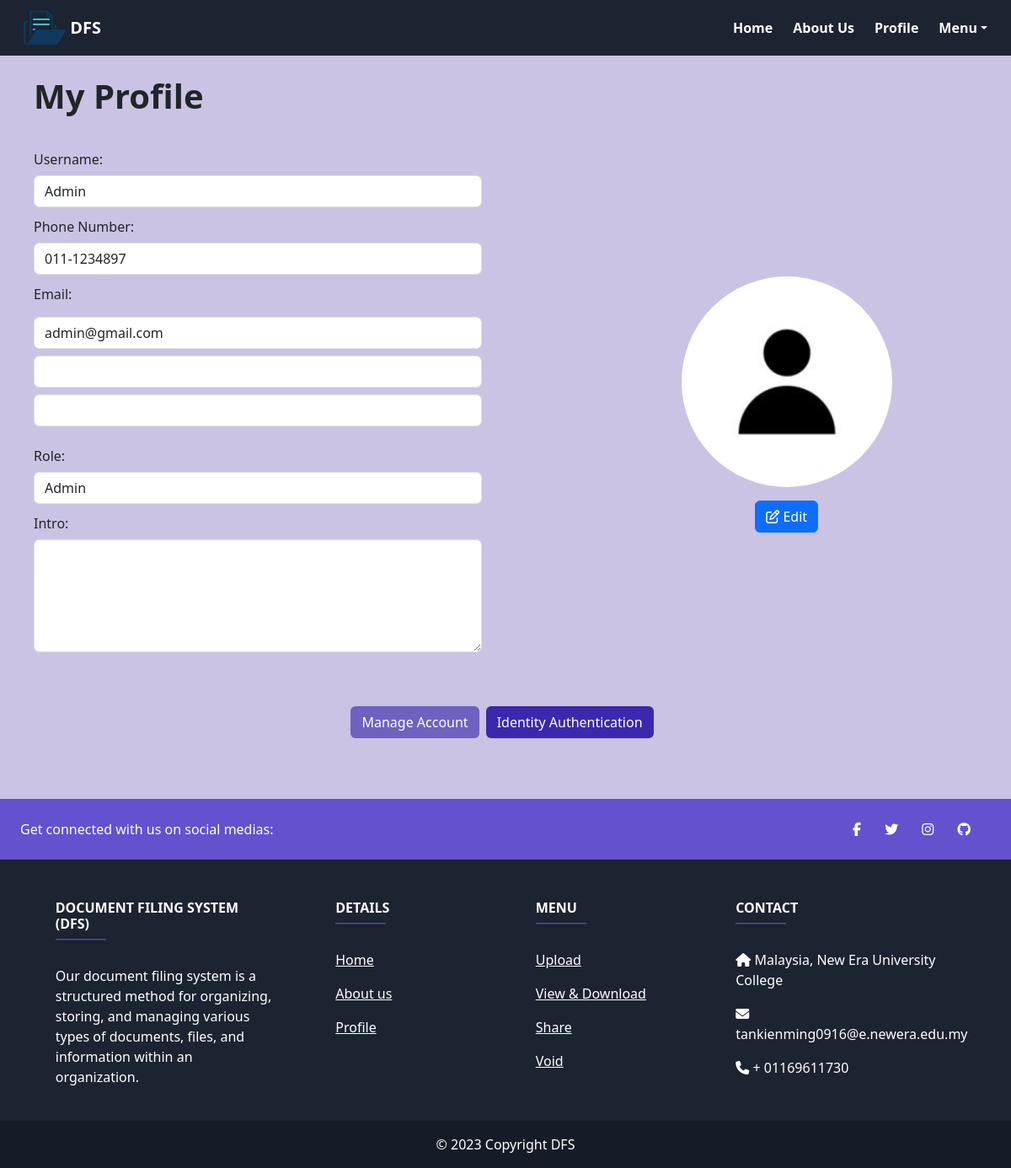
The app's page /profile.php (signed in) with its own data.
### tables this page shows
CREATE TABLE IF NOT EXISTS `users` (
  `User_ID` int NOT NULL AUTO_INCREMENT,
  `username` varchar(50) NOT NULL,
  `email` varchar(100) NOT NULL,
  `linked_email_1` varchar(100) NOT NULL,
  `linked_email_2` varchar(100) NOT NULL,
  `phone_number` varchar(20) NOT NULL,
  `password` varchar(200) NOT NULL,
  `role` varchar(20) NOT NULL DEFAULT 'Recipient',
  `bio` varchar(100) NOT NULL,
  `profile_image` varchar(200) NOT NULL DEFAULT 'No profile',
  PRIMARY KEY (`User_ID`),
  UNIQUE KEY `username` (`username`,`email`)
);

### profile.php (the view, shortened to what this page needs)
<!DOCTYPE html>
<html lang="en">
<head>
    <link rel="stylesheet" href="css/style.css">
    <link rel="stylesheet" href="css/register.css">
    <link href="https://cdn.jsdelivr.net/npm/bootstrap@5.3.1/dist/css/bootstrap.min.css" rel="stylesheet">
</head>
<body>
    <?php
    include "menu/navbar.php";
    ?>
    <div class="container-fluid p-4" style="background-color:#CBC3E3">
        <div class="page-header">
            <h1 class="p-3 pt-0"><strong>My Profile</strong></h1>
        </div>
        <?php
        include 'config/database.php';
        $editMode = false;
        $query = "SELECT * FROM users WHERE User_ID = ?";
        $stmt = $con->prepare($query);
        $stmt->bindParam(1, $_SESSION['User_ID']);
        $stmt->execute();
        $userProfile = $stmt->fetch(PDO::FETCH_ASSOC);
        ?>
        <form action="<?php echo htmlspecialchars($_SERVER["PHP_SELF"]); ?>" method="post" enctype="multipart/form-data" class="m-3">
            <div class="row">
                <div class="col-md-5 <?php echo $editMode ? 'order-md-1' : 'order-md-2'; ?> d-flex align-items-center justify-content-center flex-column">
                    <div class="image-container text-center d-flex flex-column align-items-center">
                        <?php
                        if (is_array($userProfile) && isset($userProfile['profile_image'])) {
                            $profileImage = ($userProfile['profile_image'] !== "No profile") ? $userProfile['profile_image'] : 'profile/defaultprofile.jpg';
                        } else {
                            $profileImage = 'profile/defaultprofile.jpg';
                        }
                        ?>
                        <img src="<?php echo $profileImage; ?>" alt="Profile Image" class="img-fluid rounded-circle" height="250" width="250">
                        <label for="profile_image_input" class="btn btn-primary mt-3 text-center" id="edit_button"><i class="far fa-edit"></i> Edit</label>
                    </div>
                </div>
                <div class="col-md-7 <?php echo $editMode ? 'order-md-2' : 'order-md-1'; ?>">
                    <div class="row mb-1">
                        <div class="col-md-10">
                            <label for="name" class="col-form-label">Username:</label>
                            <input type="text" class="form-control" id="username" name="username" value="<?php echo isset($userProfile['username']) ? $userProfile['username'] : ''; ?>" <?php echo $editMode ? '' : 'readonly'; ?>>
                        </div>
                    </div>
                    <div class="row mb-1">
                        <div class="col-md-10">
                            <label for="hpno" class="col-form-label">Phone Number:</label>
                            <input type="tel" class="form-control" id="phone_number" name="phone_number" value="<?php echo isset($userProfile['phone_number']) ? $userProfile['phone_number'] : ''; ?>" <?php echo $editMode ? '' : 'readonly'; ?>>
                        </div>
                    </div>
                    <div class="row mb-3">
                        <div class="col-md-10">
                            <label for="email" class="col-form-label">Email:</label>
                            <input type="email" class="form-control mt-2" id="email" name="email" value="<?php echo isset($userProfile['email']) ? $userProfile['email'] : ''; ?>" <?php echo $editMode ? '' : 'readonly'; ?>>
                            <input type="email" class="form-control mt-2" id="linked_email_1" name="linked_email_1" value="<?php echo isset($userProfile['linked_email_1']) ? $userProfile['linked_email_1'] : ''; ?>" <?php echo $editMode ? '' : 'readonly'; ?>>
                            <input type="email" class="form-control mt-2" id="linked_email_2" name="linked_email_2" value="<?php echo isset($userProfile['linked_email_2']) ? $userProfile['linked_email_2'] : ''; ?>" <?php echo $editMode ? '' : 'readonly'; ?>>
                        </div>
                    </div>
                    <div class="row mb-1">
                        <div class="col-md-10">
                            <label for="name" class="col-form-label">Role:</label>
                            <input type="text" class="form-control" id="role" name="role" value="<?php echo isset($userProfile['role']) ? $userProfile['role'] : ''; ?>" readonly>
                        </div>
                    </div>
                    <div class="row mb-3">
                        <div class="col-md-10">
                            <label for="intro" class="col-form-label">Intro:</label>
                            <textarea class="form-control" id="bio" name="bio" rows="5" <?php echo $editMode ? '' : 'readonly'; ?>><?php echo isset($userProfile['bio']) ? $userProfile['bio'] : ''; ?></textarea>
                        </div>
                    </div>
                </div>
            </div>
            <div class="d-flex justify-content-center my-5">
                <button type="button" id="manageAccountButton" class="btn me-2" style="background-color: #6F61C0; color: white;" onclick="toggleEditMode()">Manage Account</button>
                <button type="submit" class="btn me-2" style="background-color: #3C28AC; color: white;" id="authButton" name="identityAuthentication" onclick="toggleIdentityAuth()">Identity Authentication</button>
            </div>
        </form>
    </div>
    <?php
    include "menu/footer.php";
    ?>
</body>
</html>

### records on screen
users: username "Admin", phone_number "011-1234897", email "admin@gmail.com", role "Admin"
